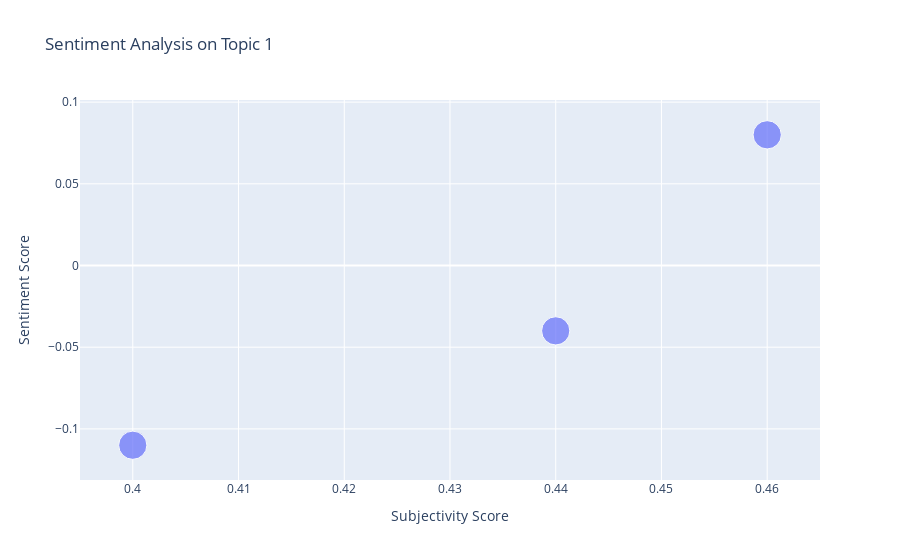
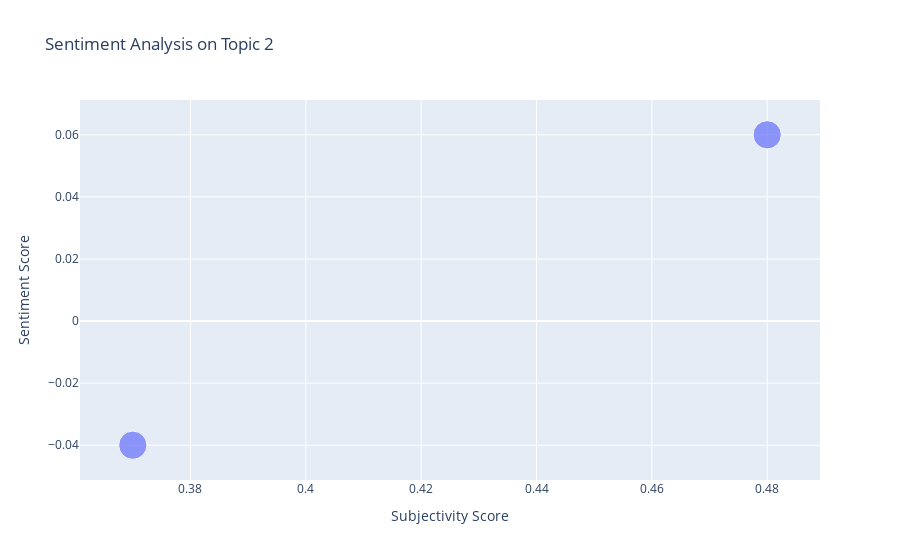

The notebook cell these images were saved under, in order:
### Markdown cell above
Will iterate through our list_of_topics_to_visualize and will make a graph for each topic number in that list as well as that topic's word cloud of the top 10 topic words for that topic. So for each topic we want to look at, it will show all the articles with that topic as their main topic, and plot the articles on their subjectivity vs sentiment. A higher subjectivity will show you that the author chose more opinionated words, rather than relying on neutral, factual statements. Compare that with the sentiment value to show whether they are positive and negative towards that topic, and how factual vs. opinionated their claims were. The word cloud will simply tell you what words are in that topic.

### Code cell
# Using our list_of_topics_to_visualize list in the customizable settings, 
# produce a graph for each topic
for topic_id in list_of_topics_to_visualize:
    if topic_id <= len(lda_model.print_topics()) - 1:
        visualize_single_topic_subjectivity_vs_sentiment(df, topic_id)
        visualize_topic_word_cloud(lda_model, topic_id)
    else:
        print("Error, topic_id {0} not availible".format(topic_id))

### Figure 1 — Plotly figure (JSON) as saved in the notebook; plotly's stock layout.template omitted (floating-point values rounded to 4 significant figures)
{"data": [{"hovertemplate": "<b>%{hovertext}</b><br><br>Subjectivity Score=%{x}<br>Sentiment Score=%{y}<br>Main Topic Score=%{marker.size}<extra></extra>", "hovertext": ["www.nation.com.pk", "www.nation.com.pk", "www.foxnews.com"], "legendgroup": "", "marker": {"color": "#636efa", "size": [0.9946, 0.9934, 0.9972], "sizemode": "area", "sizeref": 0.002493, "symbol": "circle"}, "mode": "markers", "name": "", "orientation": "v", "showlegend": false, "type": "scatter", "x": [0.44, 0.4, 0.46], "xaxis": "x", "y": [-0.04, -0.11, 0.08], "yaxis": "y"}], "layout": {"legend": {"itemsizing": "constant", "tracegroupgap": 0}, "title": {"text": "Sentiment Analysis on Topic 1"}, "xaxis": {"anchor": "y", "domain": [0, 1], "title": {"text": "Subjectivity Score"}}, "yaxis": {"anchor": "x", "domain": [0, 1], "title": {"text": "Sentiment Score"}}}}

### Figure 2 — Plotly figure (JSON) as saved in the notebook; plotly's stock layout.template omitted (floating-point values rounded to 4 significant figures)
{"data": [{"hovertemplate": "<b>%{hovertext}</b><br><br>Subjectivity Score=%{x}<br>Sentiment Score=%{y}<br>Main Topic Score=%{marker.size}<extra></extra>", "hovertext": ["www.foxnews.com", "www.cnn.com"], "legendgroup": "", "marker": {"color": "#636efa", "size": [0.9975, 0.9988], "sizemode": "area", "sizeref": 0.002497, "symbol": "circle"}, "mode": "markers", "name": "", "orientation": "v", "showlegend": false, "type": "scatter", "x": [0.37, 0.48], "xaxis": "x", "y": [-0.04, 0.06], "yaxis": "y"}], "layout": {"legend": {"itemsizing": "constant", "tracegroupgap": 0}, "title": {"text": "Sentiment Analysis on Topic 2"}, "xaxis": {"anchor": "y", "domain": [0, 1], "title": {"text": "Subjectivity Score"}}, "yaxis": {"anchor": "x", "domain": [0, 1], "title": {"text": "Sentiment Score"}}}}
